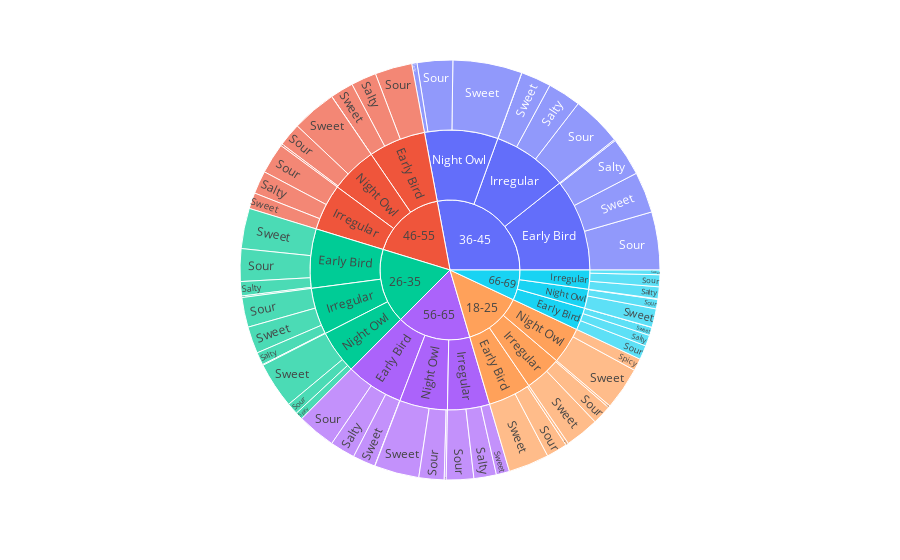

Notebook code cell kept with this figure:
### Markdown cell above
# Detailed Relation Of Age Group,Sleep Cycle & Preferred Taste

### Code cell
import plotly.express as px
fig = px.sunburst(df, path=['age_group', 'sleep_cycle', 'preferred_taste'], values=None)
fig.show()

### Figure 1 — Plotly figure (JSON) as saved in the notebook; plotly's stock layout.template omitted (floating-point values rounded to 4 significant figures)
{"data": [{"branchvalues": "total", "domain": {"x": [0, 1], "y": [0, 1]}, "hovertemplate": "labels=%{label}<br>count=%{value}<br>parent=%{parent}<br>id=%{id}<extra></extra>", "ids": ["56-65/Irregular/Salty", "36-45/Night Owl/Sweet", "46-55/Night Owl/Sour", "26-35/Early Bird/Salty", "56-65/Night Owl/Sour", "18-25/Early Bird/Sour", "36-45/Irregular/Sour", "56-65/Early Bird/Sour", "36-45/Irregular/Sweet", "36-45/Early Bird/Sweet", "26-35/Night Owl/Sweet", "26-35/Irregular/Sour", "46-55/Night Owl/Sweet", "56-65/Irregular/Sweet", "18-25/Night Owl/Sweet", "36-45/Early Bird/Salty", "36-45/Night Owl/Sour", "18-25/Early Bird/Sweet", "46-55/Irregular/Sour", "26-35/Early Bird/Sweet", "56-65/Early Bird/Salty", "36-45/Night Owl/Spicy", "66-69/Night Owl/Sweet", "56-65/Irregular/Sour", "56-65/Early Bird/Sweet", "66-69/Night Owl/Sour", "66-69/Irregular/Salty", "18-25/Irregular/Sweet", "26-35/Early Bird/Sour", "56-65/Night Owl/Sweet", "26-35/Night Owl/Sour", "36-45/Early Bird/Sour", "36-45/Irregular/Salty", "26-35/Irregular/Sweet", "46-55/Early Bird/Sour", "66-69/Irregular/Sour", "18-25/Irregular/Sour", "46-55/Irregular/Salty", "18-25/Early Bird/Spicy", "46-55/Early Bird/Sweet", "36-45/Early Bird/Spicy", "26-35/Irregular/Salty", "26-35/Night Owl/Spicy", "66-69/Irregular/Sweet", "66-69/Early Bird/Sweet", "46-55/Early Bird/Salty", "66-69/Early Bird/Salty", "18-25/Night Owl/Spicy", "26-35/Early Bird/Spicy", "46-55/Irregular/Sweet", "46-55/Night Owl/Spicy", "18-25/Irregular/Spicy", "56-65/Night Owl/Spicy", "66-69/Early Bird/Sour", "36-45/Irregular/Spicy", "26-35/Irregular/Spicy", "66-69/Night Owl/Spicy", "66-69/Early Bird/Spicy", "56-65/Early Bird/Spicy", "46-55/Early Bird/Spicy", "56-65/Irregular", "36-45/Night Owl", "46-55/Night Owl", "26-35/Early Bird", "56-65/Night Owl", "18-25/Early Bird", "36-45/Irregular", "56-65/Early Bird", "36-45/Early Bird", "26-35/Night Owl", "26-35/Irregular", "18-25/Night Owl", "46-55/Irregular", "66-69/Night Owl", "66-69/Irregular", "18-25/Irregular", "46-55/Early Bird", "66-69/Early Bird", "56-65", "36-45", "46-55", "26-35", "18-25", "66-69"], "labels": ["Salty", "Sweet", "Sour", "Salty", "Sour", "Sour", "Sour", "Sour", "Sweet", "Sweet", "Sweet", "Sour", "Sweet", "Sweet", "Sweet", "Salty", "Sour", "Sweet", "Sour", "Sweet", "Salty", "Spicy", "Sweet", "Sour", "Sweet", "Sour", "Salty", "Sweet", "Sour", "Sweet", "Sour", "Sour", "Salty", "Sweet", "Sour", "Sour", "Sour", "Salty", "Spicy", "Sweet", "Spicy", "Salty", "Spicy", "Sweet", "Sweet", "Salty", "Salty", "Spicy", "Spicy", "Sweet", "Spicy", "Spicy", "Spicy", "Sour", "Spicy", "Spicy", "Spicy", "Spicy", "Spicy", "Spicy", "Irregular", "Night Owl", "Night Owl", "Early Bird", "Night Owl", "Early Bird", "Irregular", "Early Bird", "Early Bird", "Night Owl", "Irregular", "Night Owl", "Irregular", "Night Owl", "Irregular", "Irregular", "Early Bird", "Early Bird", "56-65", "36-45", "46-55", "26-35", "18-25", "66-69"], "name": "", "parents": ["56-65/Irregular", "36-45/Night Owl", "46-55/Night Owl", "26-35/Early Bird", "56-65/Night Owl", "18-25/Early Bird", "36-45/Irregular", "56-65/Early Bird", "36-45/Irregular", "36-45/Early Bird", "26-35/Night Owl", "26-35/Irregular", "46-55/Night Owl", "56-65/Irregular", "18-25/Night Owl", "36-45/Early Bird", "36-45/Night Owl", "18-25/Early Bird", "46-55/Irregular", "26-35/Early Bird", "56-65/Early Bird", "36-45/Night Owl", "66-69/Night Owl", "56-65/Irregular", "56-65/Early Bird", "66-69/Night Owl", "66-69/Irregular", "18-25/Irregular", "26-35/Early Bird", "56-65/Night Owl", "26-35/Night Owl", "36-45/Early Bird", "36-45/Irregular", "26-35/Irregular", "46-55/Early Bird", "66-69/Irregular", "18-25/Irregular", "46-55/Irregular", "18-25/Early Bird", "46-55/Early Bird", "36-45/Early Bird", "26-35/Irregular", "26-35/Night Owl", "66-69/Irregular", "66-69/Early Bird", "46-55/Early Bird", "66-69/Early Bird", "18-25/Night Owl", "26-35/Early Bird", "46-55/Irregular", "46-55/Night Owl", "18-25/Irregular", "56-65/Night Owl", "66-69/Early Bird", "36-45/Irregular", "26-35/Irregular", "66-69/Night Owl", "66-69/Early Bird", "56-65/Early Bird", "46-55/Early Bird", "56-65", "36-45", "46-55", "26-35", "56-65", "18-25", "36-45", "56-65", "36-45", "26-35", "26-35", "18-25", "46-55", "66-69", "66-69", "18-25", "46-55", "66-69", "", "", "", "", "", ""], "type": "sunburst", "values": [173, 533, 179, 110, 194, 162, 387, 296, 233, 316, 355, 229, 344, 102, 329, 296, 274, 313, 236, 311, 193, 40, 143, 211, 175, 73, 92, 261, 251, 344, 89, 446, 256, 207, 286, 92, 149, 177, 21, 179, 10, 98, 58, 36, 63, 195, 85, 94, 12, 123, 14, 16, 15, 109, 1, 6, 4, 1, 2, 1, 486, 847, 537, 684, 553, 496, 877, 666, 1068, 502, 540, 423, 536, 220, 220, 426, 661, 258, 1705, 2792, 1734, 1726, 1345, 698]}], "layout": {"legend": {"tracegroupgap": 0}, "margin": {"t": 60}}}
